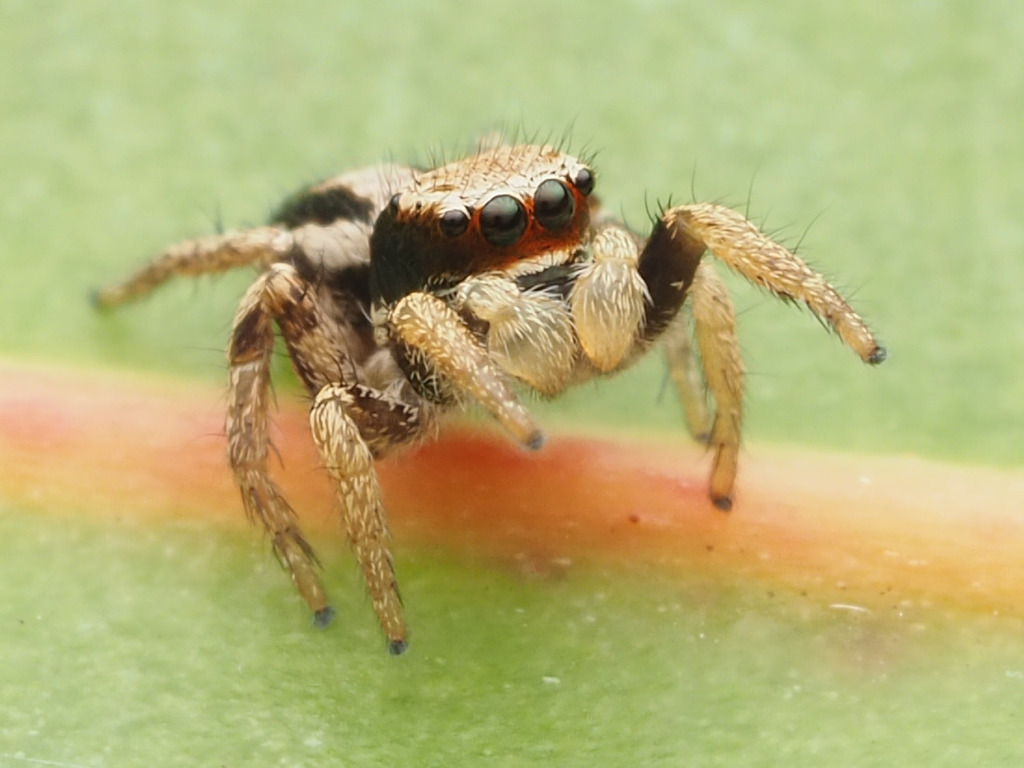
#> input picture docs/images/assets/salticidae_01_habronattus_mexicanus.jpg, 1024 x 768 px, found by its file name; the run also reads 2 pictures not shown here
$ jupyter execute create_cover_image.ipynb
#> lines starting #> are read from the running program, lines starting #| are printed output that depends on the picture
[cell 1]
#pip install pillow
#pip install ipykernel

[cell 2]
from PIL import Image

[cell 3]
# Lista de rutas de las imágenes que quieres combinar
images = ["/Users/yayo/Documents/GitHub/jumping_spider_salticidae/docs/images/assets/salticidae_01_habronattus_mexicanus.jpg",
            "/Users/yayo/Documents/GitHub/jumping_spider_salticidae/docs/images/assets/salticidae_02_menemerus_bivittatus.jpeg",
            "/Users/yayo/Documents/GitHub/jumping_spider_salticidae/docs/images/assets/salticidae_03_paraphidippus_aurantius.jpeg",
            "/Users/yayo/Documents/GitHub/jumping_spider_salticidae/docs/images/assets/salticidae_04_phidippus_audax.jpg",
            "/Users/yayo/Documents/GitHub/jumping_spider_salticidae/docs/images/assets/salticidae_05_phidippus_maddisoni.jpeg"
            ]

[cell 4]
# se crea una lista vacía llamada imagenes_cargadas que servirá para almacenar las imágenes que se logren cargar correctamente
imagenes_cargadas = []
# el bucle recorre cada elemento de la lista imagenes
# cada elemento de la lista se asigna a la variable img en cada iteración del bucle
for img in images:
# try: se utiliza para intentar ejecutar un bloque de código que podría generar un error
    try:
# Image.open(img): utiliza la función Image.open de la biblioteca Pillow para intentar abrir el archivo especificado por img
        imagen = Image.open(img)
#> imagen is the input picture: PIL image 1024x768 RGB; mean R, G, B 181.1, 178.5, 118.3
# si el archivo existe y se abre correctamente, se guarda en la variable imagen
# imagenes_cargadas.append(imagen): Si la imagen se carga correctamente, se agrega al final de la lista imagenes_cargadas
        imagenes_cargadas.append(imagen)
# except FileNotFoundError: Si ocurre un error porque el archivo no existe (es decir, si se genera una excepción del tipo FileNotFoundError), este bloque se ejecutará
    except FileNotFoundError:
# imprime un mensaje de error indicando que el archivo de imagen con la ruta especificada en img no se encontró.
# se utiliza una f-string (f"...") para incluir dinámicamente el valor de img en el mensaje.
        print(f"No se encontró la imagen: {img}")

[cell 5]
# Carga las imágenes
imagenes_cargadas = [Image.open(img) for img in images]
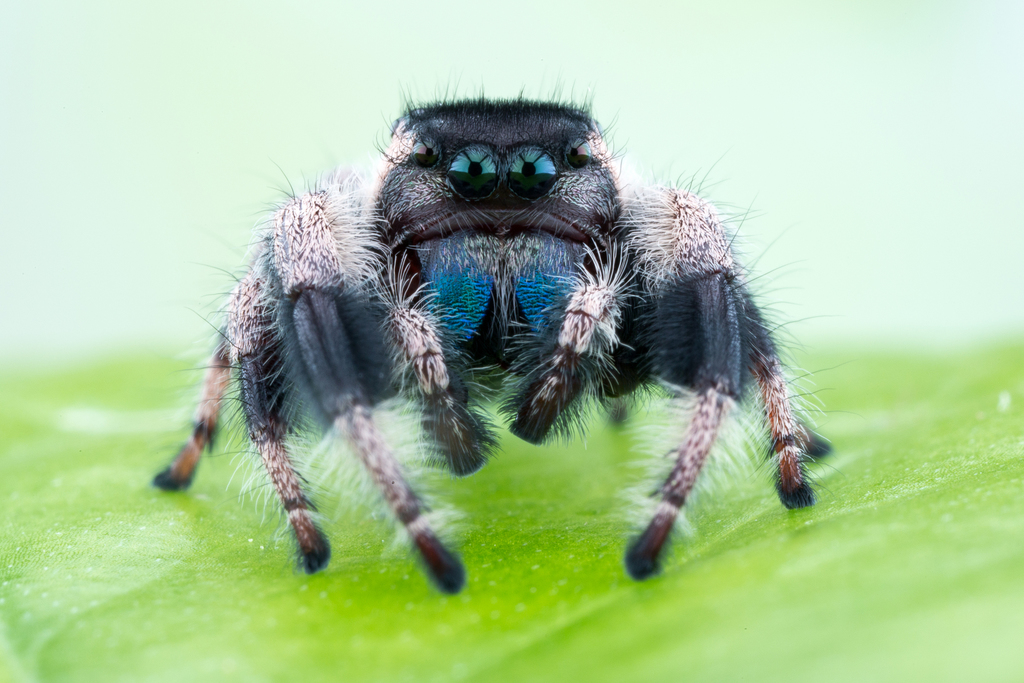
#> input picture docs/images/assets/salticidae_04_phidippus_audax.jpg, 1024 x 683 px, found by its file name
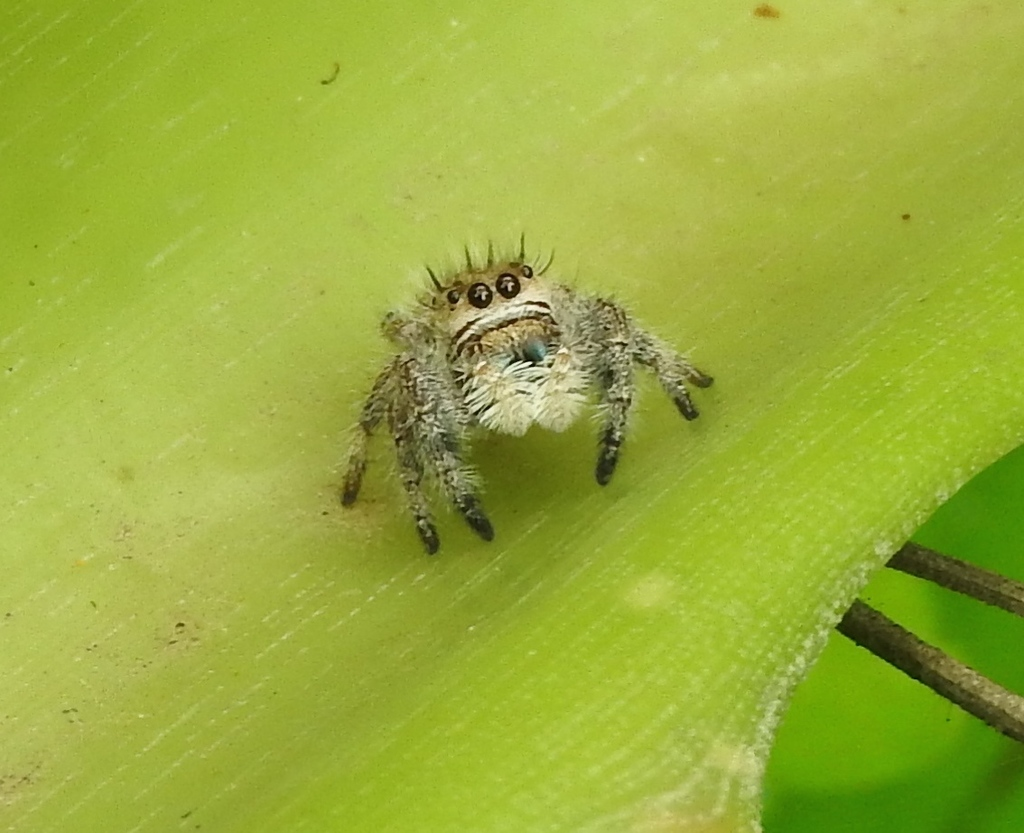
#> input picture docs/images/assets/salticidae_05_phidippus_maddisoni.jpeg, 1024 x 833 px, found by its file name
#> imagenes_cargadas = 5 items

# Define el tamaño de cada imagen en la composición (puedes ajustarlo)
ancho_individual = 400  # Ancho de cada imagen
alto_individual = 300   # Alto de cada imagen

# Redimensiona todas las imágenes al mismo tamaño
imagenes_redimensionadas = [img.resize((ancho_individual, alto_individual)) for img in imagenes_cargadas]
#> imagenes_redimensionadas = 5 items

# Define el tamaño del lienzo (en este caso, un grid horizontal de 5 imágenes)
ancho_total = ancho_individual * len(imagenes_redimensionadas)
#> ancho_total = 2000
alto_total = alto_individual

# Crea un lienzo en blanco para la composición
composicion = Image.new("RGB", (ancho_total, alto_total), color=(255, 255, 255))
#> composicion: PIL image 2000x300 RGB; every value is 255

# Pega cada imagen en su posición correspondiente
x_offset = 0
for img in imagenes_redimensionadas:
    composicion.paste(img, (x_offset, 0))
    x_offset += ancho_individual
#> this loop made 5 passes
#> x_offset on passes 1 to 5: 400, 800, 1200, 1600, 2000
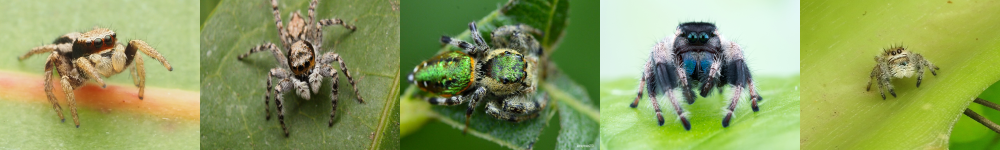
#> composicion: PIL image 2000x300 RGB (shown at 1/2 size); mean R, G, B 139.9, 157.3, 93.4
#> after the loop, x_offset = 2000
